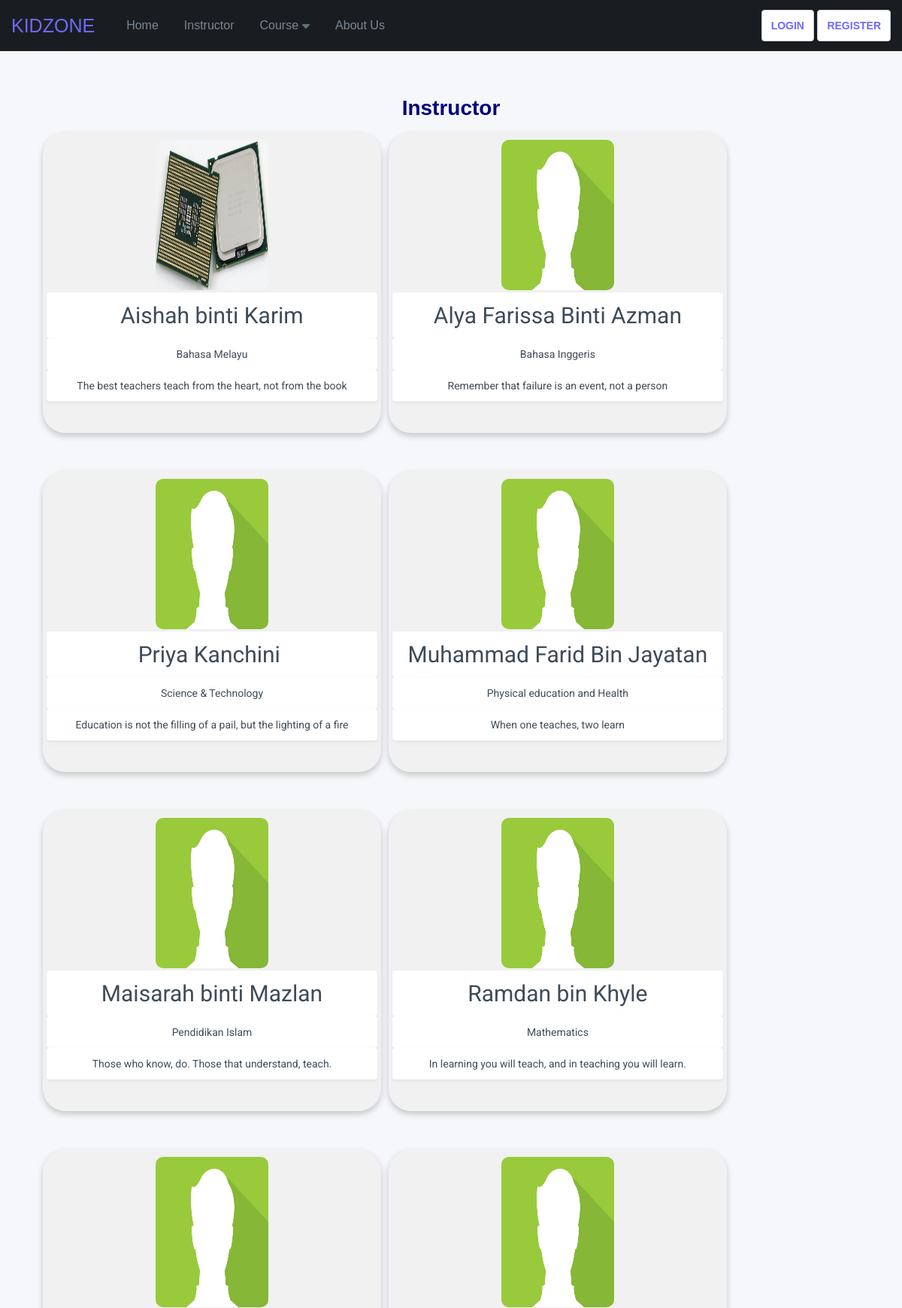
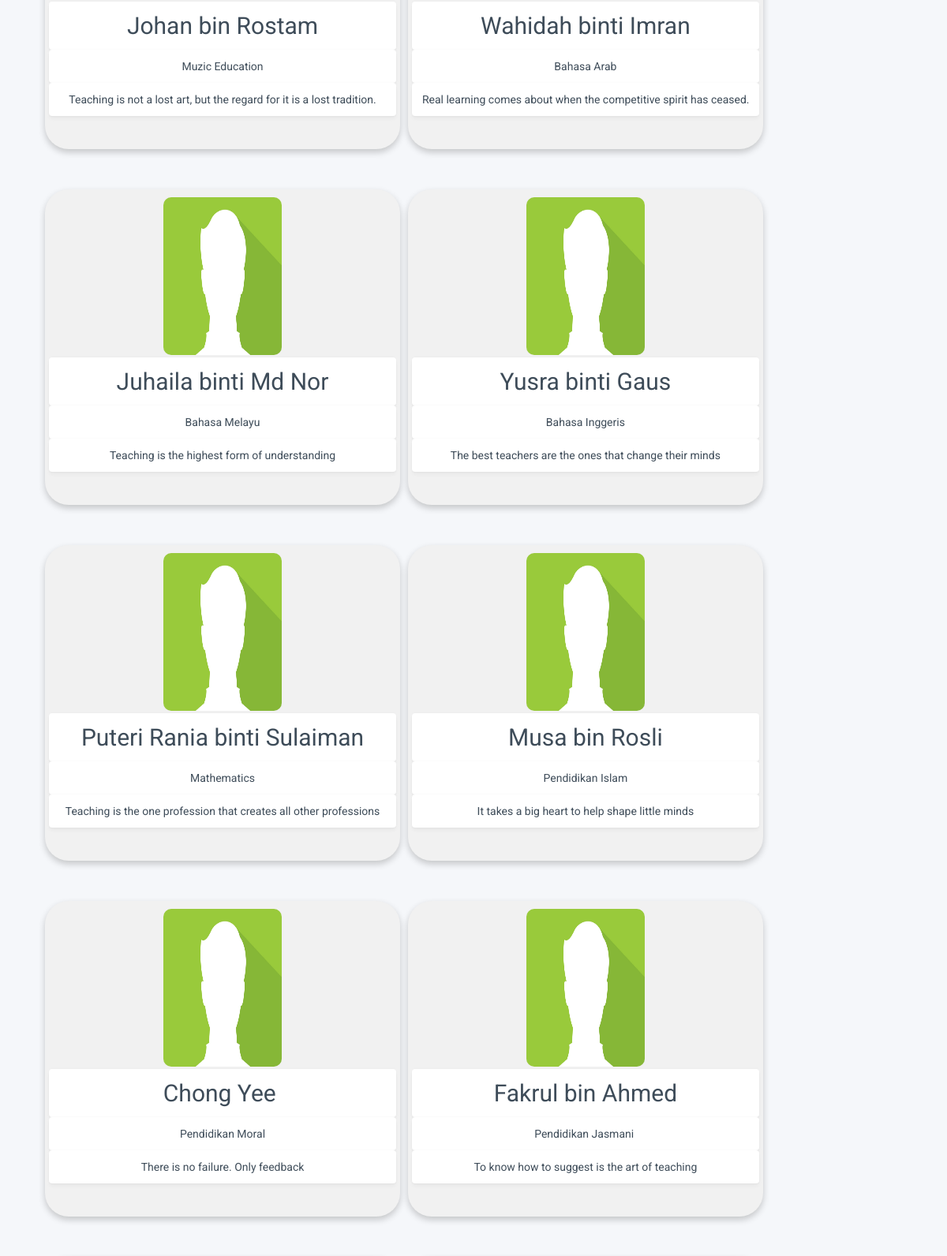
Page /instructor.php (upper part) on the committed database (2 pictures, top to bottom).
### tables this page shows
CREATE TABLE `content` (
  `content_id` int(11) NOT NULL,
  `content_img` varchar(80) DEFAULT NULL,
  `content_subject_name` varchar(30) NOT NULL,
  `content_level` varchar(30) NOT NULL,
  `content_description` varchar(255) NOT NULL,
  `content_created` date NOT NULL,
  `content_updated` date DEFAULT NULL,
  `content_status` varchar(30) DEFAULT 'Not Completed',
  `instructor_id` int(11) NOT NULL
);

CREATE TABLE `instructor` (
  `instructor_id` int(11) NOT NULL,
  `instructor_name` varchar(80) NOT NULL,
  `instructor_email` varchar(80) NOT NULL,
  `instructor_password` varchar(80) NOT NULL,
  `instructor_ic` varchar(30) NOT NULL,
  `instructor_phone_number` varchar(30) NOT NULL,
  `instructor_quotes` varchar(255) DEFAULT NULL,
  `instructor_qualification` varchar(80) NOT NULL DEFAULT 'Degree',
  `instructor_pic_path` varchar(80) DEFAULT 'default.png',
  `instructor_path_file` varchar(80) NOT NULL
);

### instructor.php (the view, shortened to what this page needs)
<?php
require 'resources/php/conn.php';
$sql = "SELECT * FROM instructor INNER JOIN content ON instructor.instructor_id = content.instructor_id;";
$result = $conn->query($sql);
?>
<!DOCTYPE html>
<html lang="en">
<head>
  <link rel="stylesheet" href="css/global.css" />
  <link rel="stylesheet" href="css/components/card.css" />
  <link rel="stylesheet" href="css/components/stats.css" />
  <link rel="stylesheet" href="css/components/badge.css" />
  <link rel="stylesheet" href="css/components/input.css" />
  <link rel="stylesheet" href="css/components/header.css" />
  <link rel="stylesheet" href="css/components/button.css" />
  <link rel="stylesheet" href="css/components/heading.css" />
  <link rel="stylesheet" href="css/components/table.css" />
  <link rel="stylesheet" href="css/components/switch.css" />
  <link rel="stylesheet" href="css/components/hamburgers.css" />
  <link rel="stylesheet" href="css/components/form.css" />
  <link rel="stylesheet" href="css/layouts/instructor.css" />
  <link rel="stylesheet" href="https://cdnjs.cloudflare.com/ajax/libs/font-awesome/4.7.0/css/font-awesome.min.css">
</head>
<body>
  <div class="header">
  <?php include('header.php'); ?>
  <center>
    <h1 style="color: #000080; font-family:helvetica; margin-top: 5%">Instructor</h1>
  </center>
  <br>
  <div style="margin: auto; width: 91%;">
    <?php
    if ($result->num_rows > 0) {
      while ($row = $result->fetch_assoc()) {
        $instructorname =  $row['instructor_name'];
        $subjectname =  $row['content_subject_name'];
        $instructorquote = $row['instructor_quotes'];
    ?>
        <div class="row" style="display: inline-block;">
          <div class="column">
            <div style="width: 450px; padding: 10px 5px; border-radius: 30px;" class="card">
              <tr>
                <td>
                  <center><img src="resources/img/profile/<?php echo $row['instructor_pic_path']; ?>" style="width: 150px; height: 200px; border-radius: 10px;"></center>
                </td>
              </tr>
              <tr>
                <td><input type="text" style="border: none; text-align: center; font-size: 30px; width: 100%;" name="carname" value="<?php echo $instructorname; ?>" disabled></td>
              </tr>
              <tr>
                <td><input type="text" style="border: none; text-align: center; width: 100%;" name="plateno" value="<?php echo $subjectname; ?>" disabled></td>
              </tr>
              <tr>
                <td><input type="text" style="border: none; text-align: center; width: 100%;" name="cpcty" value="<?php echo $instructorquote; ?>" disabled></td>
              </tr>
              <br><br>
            </div>
            <br><br>
          </div>
        </div>
    <?php
      }
    }
    ?>
  </div>
</body>
</html>

### css/global.css (style rules this page uses)
:root { --color-red: #ec5858; --color-base: #f5f7fa; --color-white: #fff; --color-green: #00af91; --color-table: #eff1f5; --color-header: #191d21; --color-grey-900: #1f2933; --color-grey-800: #1f2933; --color-grey-700: #323f4b; --color-grey-600: #3e4c59; --color-grey-500: #52606d; --color-grey-400: #616e7c; --color-grey-300: #7b8794; --color-grey-200: #9aa5b1; --color-grey-100: #cbd2d9; --device-sm: 640px; --device-md: 768px; --device-lg: 1024px; --device-xl: 1280px; --device-2xl: 1440px; --color-link: #7069fa; --color-link-hover: #8c86ff; --color-border-button: #9aa5b1; --color-border: #e8e9eb; --color-font: #3e4c59; --color-font-light: #616e7c; --color-font-lighter: #9aa5b1; --color-outline: #a0c2ff; --size-10: 10px; --size-12: 12px; --size-14: 14px; --size-16: 16px; --size-18: 18px; --size-20: 20px; --size-22: 22px; --size-24: 24px; --size-28: 28px; --size-32: 32px; --size-48: 48px; --size-64: 64px; --rounded: 4px; --rounded-sm: 2px; --rounded-md: 5px; --rounded-lg: 8px; --rounded-circular: 50%; --wh-1-2: 50%; --wh-1-3: 33.333333%; --wh-2-3: 66.666667%; --wh-1-4: 25%; --wh-2-4: 50%; --wh-3-4: 75%; --wh-1-5: 20%; --wh-2-5: 40%; --wh-3-5: 60%; --wh-4-5: 80%; --wh-1-6: 16.666667%; --wh-2-6: 33.333333%; --wh-3-6: 50%; --wh-4-6: 66.666667%; --wh-5-6: 83.333333%; --wh-1-12: 8.333333%; --wh-2-12: 16.666667%; --wh-3-12: 25%; --wh-4-12: 33.333333%; --wh-5-12: 41.666667%; --wh-6-12: 50%; --wh-7-12: 58.333333%; --wh-8-12: 66.666667%; --wh-9-12: 75%; --wh-10-12: 83.333333%; --wh-11-12: 91.666667%; --shadow-sm: 0 -1px 3px rgba(0, 0, 0, 0.02), 0 1px 2px rgba(0, 0, 0, 0.03), 0 4px 4px rgba(0, 0, 0, 0.03); --shadow-lg: 0 -1px 3px rgba(0, 0, 0, 0.02), 0 1px 2px rgba(0, 0, 0, 0.05), 0 3px 4px rgba(0, 0, 0, 0.05), 0 5px 8px rgba(0, 0, 0, 0.05); --shadow-xl: 0 -1px 3px rgba(0, 0, 0, 0.02), 0 1px 2px rgba(0, 0, 0, 0.05), 0 3px 4px rgba(0, 0, 0, 0.05), 0 5px 8px rgba(0, 0, 0, 0.05), 0 16px 16px rgba(0, 0, 0, 0.05); --padding-x-sm: 15px; --padding-x-lg: 100px; --padding-x-xl: 18%; --padding-overlap: 50px; --padding-std-compact: 15px; --padding-std-padded: 20px; --font-default: "Roboto", sans-serif; }
html, body { color: var(--color-font); margin: 0; padding: 0; min-height: 100%; font-size: var(--size-14); font-family: var(--font-default); background-color: var(--color-base); }

### css/components/card.css (style rules this page uses)
.card { margin: 10px 0; overflow: hidden; box-shadow: var(--shadow-lg); border-radius: var(--rounded); background-color: var(--color-white); }
.card:only-child, .card:last-of-type { margin: 0px; }
@media (min-width: 640px) { .card { border-radius: var(--rounded-lg); } }

### css/components/input.css (style rules this page uses)
select, textarea, input[type="tel"], input[type="url"], input[type="text"], input[type="email"], input[type="number"], input[type="password"] { width: 100%; color: var(--color-font); border: 1px solid var(--color-border); padding: 13px; display: block; font-size: var(--size-14); font-family: var(--font-default); background-color: var(--color-white); outline-color: var(--color-outline); outline-offset: 0ch; -webkit-appearance: none; -moz-appearance: none; appearance: none; -webkit-border-radius: var(--rounded); -moz-border-radius: var(--rounded); border-radius: var(--rounded); -webkit-box-shadow: var(--shadow-sm); -moz-box-shadow: var(--shadow-sm); box-shadow: var(--shadow-sm); }
select::placeholder, textarea::placeholder, input[type="tel"]::placeholder, input[type="url"]::placeholder, input[type="text"]::placeholder, input[type="email"]::placeholder, input[type="number"]::placeholder, input[type="password"]::placeholder { color: var(--color-font-lighter); }

### css/components/header.css (style rules this page uses)
.header { width: 100%; padding: 15px var(--padding-x-sm) 10px; z-index: 9; position: relative; font-size: var(--size-14); background-color: var(--color-header); }
@media (min-width: 640px) { .header { font-size: var(--size-16); padding-top: 10px; } }

### css/layouts/instructor.css (style rules this page uses)
* { box-sizing: border-box; }
body { font-family: Arial, Helvetica, sans-serif; }
.column { float: left; width: auto; padding: 0 10px; }
.row { margin: 0 -5px; }
.row:after { content: ""; display: table; clear: both; }
.card { box-shadow: 0 4px 8px 0 rgba(0, 0, 0, 0.2); padding: 16px; text-align: center; background-color: #f1f1f1; }

### instructor.php (style rules this page uses)
html { box-sizing: border-box; }
*, *:before, *:after { box-sizing: inherit; }
.column { float: left; width: 33.3%; margin-bottom: 16px; padding: 0 8px; }
.card { box-shadow: 0 4px 8px 0 rgba(0, 0, 0, 0.2); }

### rows in the picture
content: instructor.instructor_pic_path (picture), carname "Aishah binti Karim", plateno "Bahasa Melayu", cpcty "The best teachers teach from the heart, not from the book"
content: instructor.instructor_pic_path (placeholder picture), carname "Alya Farissa Binti Azman", plateno "Bahasa Inggeris", cpcty "Remember that failure is an event, not a person"
content: instructor.instructor_pic_path (placeholder picture), carname "Priya Kanchini", plateno "Science & Technology", cpcty "Education is not the filling of a pail, but the lighting of a fire"
content: instructor.instructor_pic_path (placeholder picture), carname "Muhammad Farid Bin Jayatan", plateno "Physical education and Health", cpcty "When one teaches, two learn"
content: instructor.instructor_pic_path (placeholder picture), carname "Maisarah binti Mazlan", plateno "Pendidikan Islam", cpcty "Those who know, do. Those that understand, teach."
content: instructor.instructor_pic_path (placeholder picture), carname "Ramdan bin Khyle", plateno "Mathematics", cpcty "In learning you will teach, and in teaching you will learn."
content: instructor.instructor_pic_path (placeholder picture), carname "Johan bin Rostam", plateno "Muzic Education", cpcty "Teaching is not a lost art, but the regard for it is a lost tradition."
content: instructor.instructor_pic_path (placeholder picture), carname "Wahidah binti Imran", plateno "Bahasa Arab", cpcty "Real learning comes about when the competitive spirit has ceased."
content: instructor.instructor_pic_path (placeholder picture), carname "Juhaila binti Md Nor", plateno "Bahasa Melayu", cpcty "Teaching is the highest form of understanding"
content: instructor.instructor_pic_path (placeholder picture), carname "Yusra binti Gaus", plateno "Bahasa Inggeris", cpcty "The best teachers are the ones that change their minds"
content: instructor.instructor_pic_path (placeholder picture), carname "Puteri Rania binti Sulaiman", plateno "Mathematics", cpcty "Teaching is the one profession that creates all other professions"
content: instructor.instructor_pic_path (placeholder picture), carname "Musa bin Rosli", plateno "Pendidikan Islam", cpcty "It takes a big heart to help shape little minds"
content: instructor.instructor_pic_path (placeholder picture), carname "Chong Yee", plateno "Pendidikan Moral", cpcty "There is no failure. Only feedback"
content: instructor.instructor_pic_path (placeholder picture), carname "Fakrul bin Ahmed", plateno "Pendidikan Jasmani", cpcty "To know how to suggest is the art of teaching"
